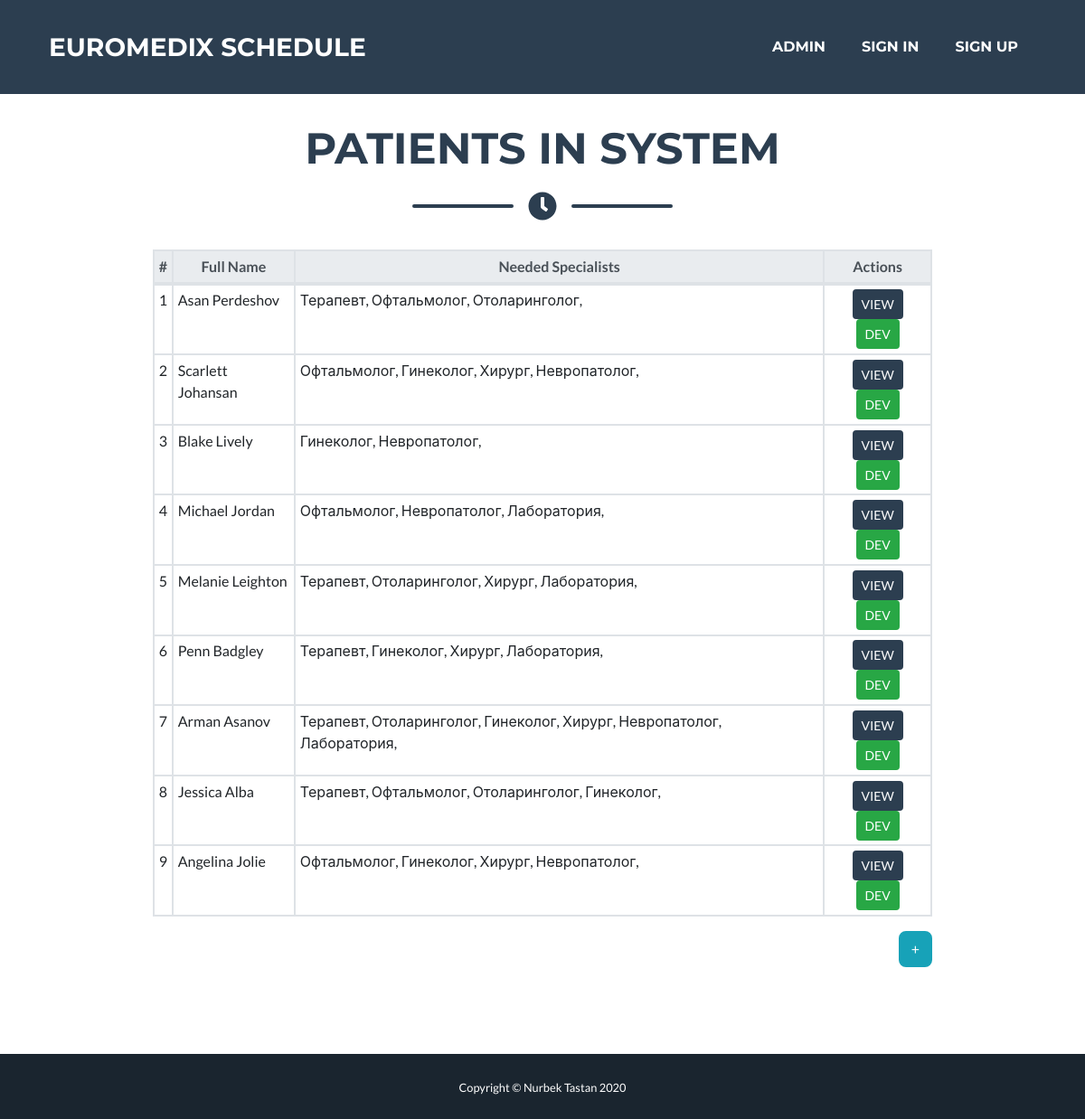
The app's page /patients/ with its own data.
### pacient/models.py (models this page shows, shortened)
class Pacient(models.Model):
    fullname = models.CharField(max_length=255)
    specialty = models.ManyToManyField(Specialty)

### resource/models.py (models this page shows, shortened)
class Specialty(models.Model):
    specialty_name = models.CharField(max_length=255)
    specialty_code = models.CharField(max_length=128, default='')

### pacient/views.py (the view)
# urls.py: path('', views.pacients_home, name='pacients_home'),
def pacients_home(request):
    pacients = Pacient.objects.all()
    specialties = Specialty.objects.all()
    schedule = Schedule.objects.filter(is_done=False, date__gte=date.today())
    return render(request, 'pacient/pacients.html', {'pacients': pacients, 'specialties': specialties, 'schedule':schedule})

### pacient/templates/pacient/pacients.html (shortened to what this page needs)
{% extends 'action/base.html' %}
{% load static %}
{% block jumbotron %}
    <br><br>
{% endblock %}
{% block content %}
    <h2 class="page-section-heading text-center text-uppercase text-secondary mb-0">Patients In System</h2>
    <div class="divider-custom">
        <div class="divider-custom-line"></div>
        <div class="divider-custom-icon"><i class="fas fa-clock"></i></div>
        <div class="divider-custom-line"></div>
    </div>
    <div class="row">
        <div class="container">
            <div class="col-md-10 col-lg-10 col-sm-12 offset-sm-0 offset-lg-1 offset-md-1">
                <div id="content">
                    <table class="table table-sm table-bordered table-hover">
                        <thead class="text-center thead-light">
                        <tr>
                            <th>#</th>
                            <th>Full Name</th>
                            <th>Needed Specialists</th>
                            <th>Actions</th>
                        </tr>
                        </thead>
                        <tbody>
                        {% for patient in pacients %}
                            <tr>
                                <td>{{ patient.id }}</td>
                                <td>{{ patient.fullname }}</td>
                                <td>
                                    {% for spec in patient.specialty.all %}
                                                {{ spec.specialty_name }},
                                    {% endfor %}
                                </td>
                                <td class="text-center">
                                    <a href="{% url 'specific_pacient' patient.id %}" class="btn btn-sm btn-secondary">VIEW</a>
                                    <a href="{% url 'reg_device_pacients' patient.id %}" class="btn btn-sm btn-success">DEV</a>
                                </td>
                            </tr>
                        {% endfor %}
                        </tbody>
                    </table>
                    <div class="float-right">
                        <button class="btn btn-info" data-toggle="modal" data-target="#exampleModal">+</button>
                    </div>
                </div>
            </div>
        </div>
    </div>
{% endblock %}

### records on screen
Pacient: id "1", fullname "Asan Perdeshov"
Specialty: specialty_name "Терапевт"
Specialty: specialty_name "Офтальмолог"
Specialty: specialty_name "Отоларинголог"
Pacient: id "2", fullname "Scarlett Johansan"
Specialty: specialty_name "Гинеколог"
Specialty: specialty_name "Хирург"
Specialty: specialty_name "Невропатолог"
Pacient: id "3", fullname "Blake Lively"
Pacient: id "4", fullname "Michael Jordan"
Specialty: specialty_name "Лаборатория"
Pacient: id "5", fullname "Melanie Leighton"
Pacient: id "6", fullname "Penn Badgley"
Pacient: id "7", fullname "Arman Asanov"
Pacient: id "8", fullname "Jessica Alba"
Pacient: id "9", fullname "Angelina Jolie"
